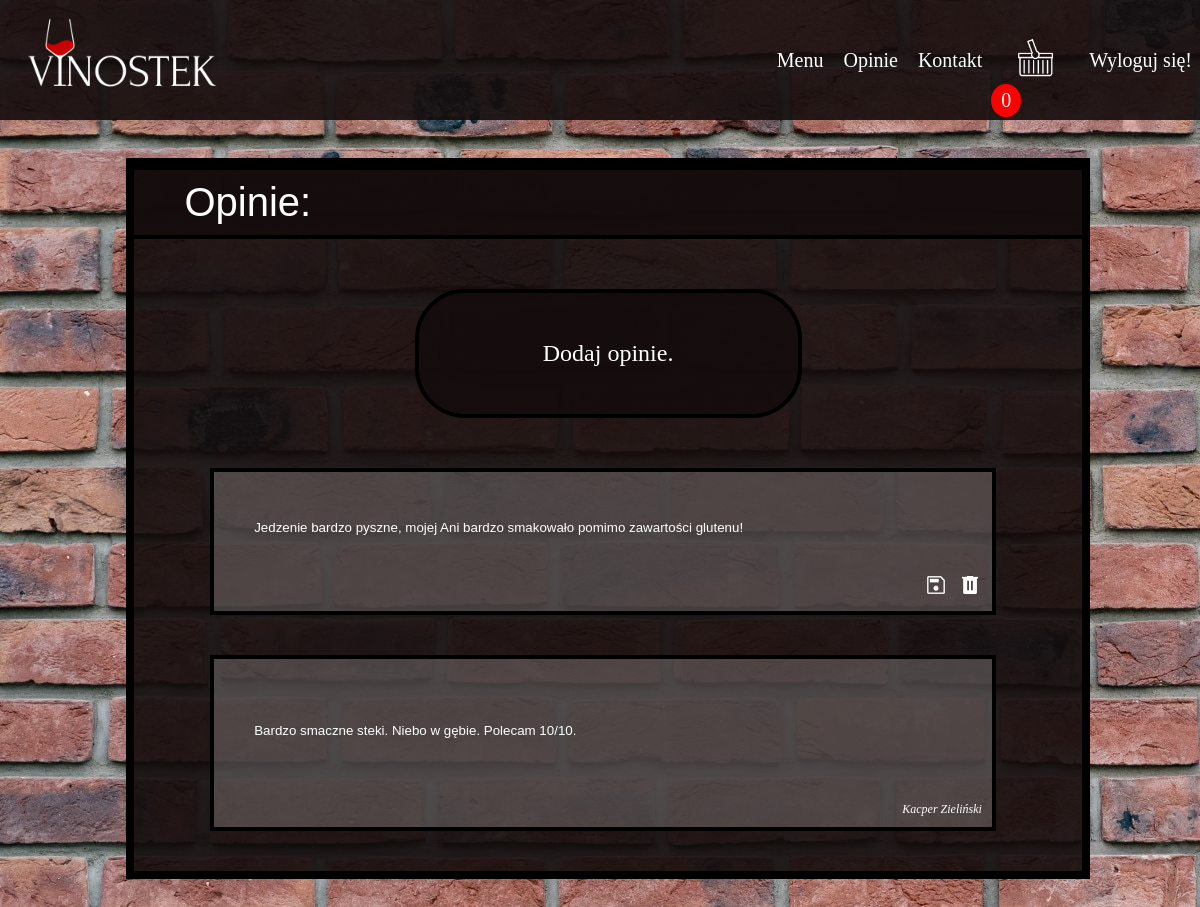
The page /RESTAURACJA/opinie_edit.php (signed in) on the database its author committed.
### tables this page shows
CREATE TABLE `opinions` (
  `OpinionID` int(11) NOT NULL,
  `LoginID` int(11) NOT NULL,
  `text` text NOT NULL
);

CREATE TABLE `users` (
  `ID` int(11) NOT NULL,
  `login` text NOT NULL,
  `name` text NOT NULL,
  `surename` text NOT NULL,
  `telephone` int(11) NOT NULL,
  `city` text NOT NULL,
  `email` text NOT NULL,
  `password` text NOT NULL,
  `street` text NOT NULL,
  `building` text NOT NULL,
  `apartament` text NOT NULL
);

### RESTAURACJA/opinie_edit.php (the view, shortened to what this page needs)
<!DOCTYPE HTML>
<html lang="pl">
<head>
    <link rel="stylesheet" href="style.css" type="text/css" />
</head>
<body>
<div id="container">
    <div class="menu">
        <div class="dropdown">
            <a href="menu.php">Menu</a>
            <a href="opinie.php">Opinie</a>
            <a href="kontakt.php">Kontakt</a>
        </div>
        <div id="shop_cart">
            <a href="cart.php" class="notification">
                        <span>
                        <img src="graphic/koszyk.png" alt="koszyk sklepowy" width="75" height="75">
                        </span>
                <span class="badge">
                            <?php
                            $print = $_SESSION['cart_capacity'];
                            echo($print)
                            ?>
                        </span>
            </a>
        </div>
        <a id="a_register" href="logout.php">Wyloguj się!</a>
    </div>
    <div id="logo">
        <a href="http://localhost/RESTAURACJA/index.php"><img src="graphic/logo.png" alt="Logo - VINOSTEK" width="200" height="100"></a>
    </div>
    <div id="menu">
        <div id="top"></div>
        <div id="left_min"></div>
        <div id="center_menu">
            <div id="header">
                <a id="appetizer">Opinie:</a>
            </div>
            <div id="padding">
                <div id="left_frame_op"></div>
                <a href="opinie_add.php">
                    <div id="frame_op">
                        <br/>
                        <div id="block">
                            Dodaj opinie.
                        </div>
                        <br/>
                    </div>
                </a>
            </div>
            <?php
            require_once "connect.php";
            $connected = new mysqli($host, $db_user, $db_password, $db_name);
            $loginID = $_SESSION['id'];
            if($connected->connect_errno!=0)
            {
                throw new Exception(mysqli_connect_errno());
            }
            else
            {
                $result = $connected->query("SELECT * FROM opinions inner join users on users.ID = opinions.LoginID");
                $how_many = $result->num_rows;
                $opinion = mysqli_fetch_all($result,MYSQLI_ASSOC);
                for($i=0; $i<$how_many; $i++)
                {
                    if($opinion[$i]["LoginID"] == $loginID)
                    {
                        echo
                        '
                        <div id="left_frame"></div>
                        <div id="frame_com">
                            <div id="block">
                                    <div id="com_text">
                                    <form method="post">
                                        <input id="opinion" type="text" name="'; print($i); echo'" value="'; print($opinion[$i]["text"]); echo'"><br/>
                                        <div id="com_edit">
                                            <button id="none">
                                            <a href="#">
                                                <img id="shadow" src="graphic/save.png" alt="edit" width="24" height="24">
                                            </a>
                                            </button>
                                            <a href="opinie_delete.php?id_to_del=';
                                            echo($opinion[$i]["OpinionID"]);
                                            echo'">
                                                <img id="shadow" src="graphic/delete.png" alt="edit" width="24" height="24">
                                            </a>
                                        </div>
                                    </form>
                                    </div>
                                    <br/>
                            </div>
                            </a>
                        </div>
                        <div id="right_frame"></div>
                        ';
                    }
                    else
                    {
                        echo
                        '
                        <div id="left_frame"></div>
                        <div id="frame_com">
                            <div id="block">
                                    <div id="com_text">
                                    <br/>
                                    <input id="opinion" type="text" name="nazwa" value="'; print($opinion[$i]["text"]); echo'" disabled>
                                    </div>
                                    <br/>
                                    <div id="description_add_to_cart">
                                    ';
                        print($opinion[$i]["name"]);
                        print($opinion[$i]["surename"]);
                        echo
                        '
                                    </div>
                            </div>
                            </a>
                        </div>
                        <div id="right_frame"></div>
                            ';
                    }
                }
            }
            ?>
        </div>
        <div id="right_min"></div>
    </div>
</div>
</body>
</html>

### RESTAURACJA/style.css (style rules this page uses)
body { background-image: url('brick.jpg'); background-color: #362222; font-family: Verdana; font-size: 16px; color: white; }
input[type="text"], input[type="password"] { color: black; background: white; padding: 8px; border: 2px solid black; border-radius: 5px; }
.menu { float: left; width: 100%; min-height: 120px; top: 0; left: 0; position: fixed; display: flex; flex-direction: row; justify-content: flex-end; align-items: center; background-color:rgba(21, 13, 13, 0.9); }
.menu a { font-size: 20px; color: white; text-decoration: none; padding: 1rem .5rem; }
.dropdown { position: relative; }
.notification { color: white; text-decoration: none; padding: 15px 26px; position: relative; display: inline-block; border-radius: 2px; }
.notification .badge { position: absolute; top: 80px; right: 60px; padding: 5px 10px; border-radius: 50%; background: red; color: white; }
#menu { min-height: 1800px; }
#logo { clear: both; top: 10px; left: 25px; position: fixed; }
#container { margin-left: auto; margin-right: auto; }
#top { clear: both; min-height: 150px; }
#left_min { float: left; min-height: 600px; height: 80%; width: 10%; }
#right_min { float: left; min-height: 600px; height: 80%; width: 10%; }
#center_menu { float: left; text-decoration: none; min-height: 600px; width: 80%; background-color:rgba(21, 13, 13, 0.9); border: 8px solid black; test-align: center; }
#header { clear: both; font-size: 40px; font-family: Arial; padding: 10px 10px 10px 50px; background-color:rgba(21, 13, 13, 0.9); border-bottom:solid black 4px; border-top:solid black 4px; }
#left_frame { float: left; min-width: 8%; min-height: 40px; }
#frame_com { padding: 10px; float: left; width: 80%; margin-left: auto; margin-right: auto; border: 4px solid black; background-color:rgba(255, 255, 255, 0.2); }
#left_frame_op, #right_frame_op { float: left; min-width: 26%; min-height: 100px; padding: 5px; }
#frame_op { float: left; width: 40%; margin-left: auto; margin-right: auto; border: 4px solid black; background-color:rgba(21, 13, 13, 0.9); border-radius: 50px; color: white; padding: 20px; font-size: 24px; }
#right_frame { clear: both; min-width: 8%; min-height: 40px; }
#padding { padding: 50px; margin-left: auto; margin-right: auto; }
#block { text-decoration-line: none; text-align:center; font-size: 24px; color: white; }
#description_add_to_cart { font-size: 12px; text-align: right; font-style: italic; }
#com_edit { float: right; text-align: right; }
#com_edit a { text-decoration: none; }
#opinion { width: 80%; height: 50px; border: none; padding: 20px; background: none; color: white; }
#com_text { padding: 0px 0px 0px 10px; text-align: left; font-size: 14px; }
#a_register:link, #a_register:visited { font-size: 20px; color: white; text-align: center; text-decoration: none; display: inline-block; }
#none { background: none; border: none; }

### rows shown on the page
opinions: text "Jedzenie bardzo pyszne, mojej Ani bardzo smakowało pomimo zawartości glutenu!"
opinions: nazwa "Bardzo smaczne steki. Niebo w gębie. Polecam 10/10.", users.name "Kacper", users.surename "Zieliński"

### other values the page prints
$print "0"
